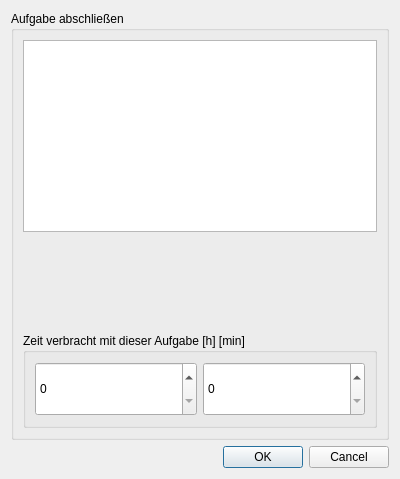
<?xml version="1.0" encoding="UTF-8"?>
<ui version="4.0">
 <class>Dialog</class>
 <widget class="QDialog" name="Dialog">
  <property name="geometry">
   <rect>
    <x>0</x>
    <y>0</y>
    <width>400</width>
    <height>479</height>
   </rect>
  </property>
  <property name="windowTitle">
   <string>Dialog</string>
  </property>
  <layout class="QVBoxLayout" name="verticalLayout">
   <item>
    <widget class="QGroupBox" name="groupBox">
     <property name="sizePolicy">
      <sizepolicy hsizetype="MinimumExpanding" vsizetype="MinimumExpanding">
       <horstretch>0</horstretch>
       <verstretch>0</verstretch>
      </sizepolicy>
     </property>
     <property name="title">
      <string>Aufgabe abschließen</string>
     </property>
     <layout class="QVBoxLayout" name="verticalLayout_2">
      <item>
       <widget class="QTextBrowser" name="task_desc"/>
      </item>
      <item>
       <spacer name="verticalSpacer">
        <property name="orientation">
         <enum>Qt::Vertical</enum>
        </property>
        <property name="sizeHint" stdset="0">
         <size>
          <width>20</width>
          <height>40</height>
         </size>
        </property>
       </spacer>
      </item>
      <item>
       <widget class="QGroupBox" name="groupBox_2">
        <property name="title">
         <string>Zeit verbracht mit dieser Aufgabe [h] [min]</string>
        </property>
        <layout class="QHBoxLayout" name="horizontalLayout">
         <item>
          <widget class="QSpinBox" name="hours">
           <property name="sizePolicy">
            <sizepolicy hsizetype="Minimum" vsizetype="MinimumExpanding">
             <horstretch>0</horstretch>
             <verstretch>0</verstretch>
            </sizepolicy>
           </property>
           <property name="wrapping">
            <bool>false</bool>
           </property>
           <property name="showGroupSeparator" stdset="0">
            <bool>false</bool>
           </property>
           <property name="maximum">
            <number>10000</number>
           </property>
          </widget>
         </item>
         <item>
          <widget class="QSpinBox" name="minutes">
           <property name="sizePolicy">
            <sizepolicy hsizetype="Minimum" vsizetype="MinimumExpanding">
             <horstretch>0</horstretch>
             <verstretch>0</verstretch>
            </sizepolicy>
           </property>
           <property name="maximum">
            <number>10000</number>
           </property>
          </widget>
         </item>
        </layout>
       </widget>
      </item>
     </layout>
    </widget>
   </item>
   <item>
    <widget class="QDialogButtonBox" name="buttonBox">
     <property name="orientation">
      <enum>Qt::Horizontal</enum>
     </property>
     <property name="standardButtons">
      <set>QDialogButtonBox::Cancel|QDialogButtonBox::Ok</set>
     </property>
    </widget>
   </item>
  </layout>
 </widget>
 <resources/>
 <connections>
  <connection>
   <sender>buttonBox</sender>
   <signal>accepted()</signal>
   <receiver>Dialog</receiver>
   <slot>accept()</slot>
   <hints>
    <hint type="sourcelabel">
     <x>248</x>
     <y>254</y>
    </hint>
    <hint type="destinationlabel">
     <x>157</x>
     <y>274</y>
    </hint>
   </hints>
  </connection>
  <connection>
   <sender>buttonBox</sender>
   <signal>rejected()</signal>
   <receiver>Dialog</receiver>
   <slot>reject()</slot>
   <hints>
    <hint type="sourcelabel">
     <x>316</x>
     <y>260</y>
    </hint>
    <hint type="destinationlabel">
     <x>286</x>
     <y>274</y>
    </hint>
   </hints>
  </connection>
 </connections>
</ui>
